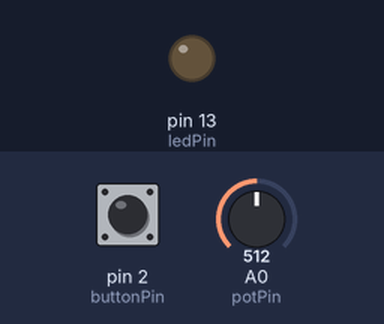
Recording of a sketch running on a simulated Arduino Uno, built with avr-gcc and run on an emulated ATmega328P. Parts: output pins drawn as LEDs (lit = HIGH). Dashed ring = blinking. Inputs (shaded band) come from the test bench; at power-on: pin 2 (buttonPin) HIGH, A0 (potPin) = 512.

Above: at 1.2 s.
1.3 s: pin 2 (buttonPin) pulled LOW for 0.15 s
At 1.8 s:
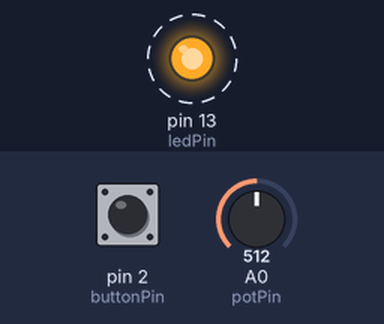
4.4 s: A0 (potPin) set to 900
At 4.76 s:
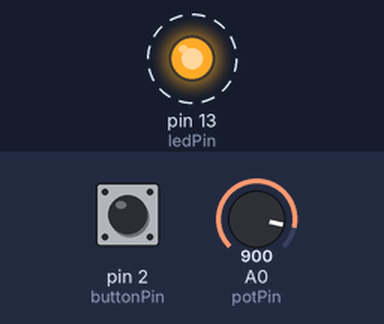
7.4 s: A0 (potPin) set to 1023
At 7.62 s:
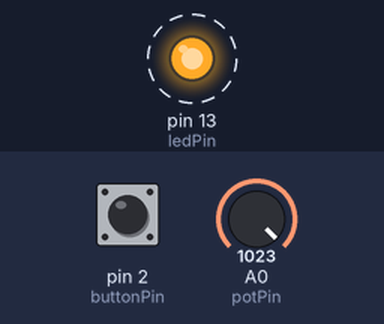
10.4 s: pin 2 (buttonPin) pulled LOW for 1 s
At 12.7 s:
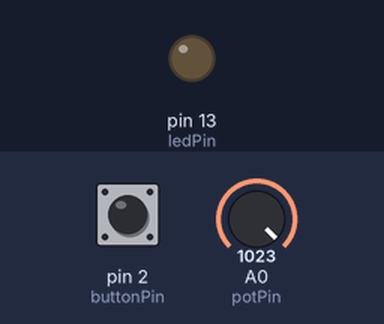
13.4 s: pin 2 (buttonPin) pulled LOW for 3.2 s
At 16.72 s:
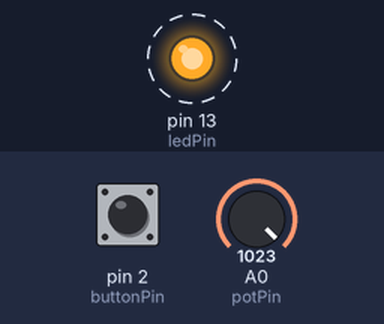
Timing chart, 0 to 19.9 s (numbered marks = the images above; inputs shaded):
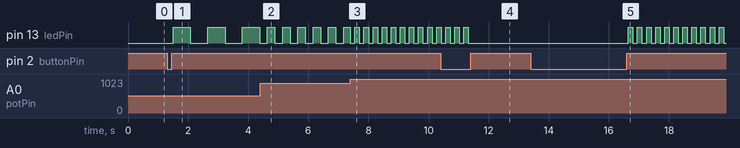

Measured:
- after the input at 1.3 s, pin 13 (ledPin): alternates HIGH for 0.58 s and LOW for 0.58 s, starting after 0.20 s
- after the input at 4.4 s, pin 13 (ledPin): alternates HIGH for 0.25 s and LOW for 0.25 s, starting after 0.23 s
- after the input at 7.4 s, pin 13 (ledPin): alternates HIGH for 0.15 s and LOW for 0.15 s, starting after 0.15 s
- after the input at 10.4 s, pin 13 (ledPin): goes on until 11.3 s, then stays LOW
- after the input at 13.4 s, pin 13 (ledPin): alternates HIGH for 0.15 s and LOW for 0.15 s, starting after 3.3 s

The sketch:

Quest4.ino
```cpp
/* switch
 Nicolas Aguirre

 Code modified from Arduino Switch tutorial
 Code referenced from Christoper Lewis' Arduino tutorial:
 http://cttoronto.com/10/22/2013/introduction-arduino-workshop-notes/
 */

// ======Global variables===========================

int ledPin = 13;
int buttonPin = 2;
int potPin = A0;

boolean ledIsOn = false;
boolean isSwitchOn = false; // is LED blinking
int buttonState = HIGH;
int lastButtonState = HIGH;

long now = 0;
long lastBlinkTime = 0;
int blinkInterval = 1000;

// ================================================

void setup() {
  pinMode(ledPin, OUTPUT);
  pinMode(buttonPin, INPUT_PULLUP);
  pinMode(potPin, INPUT);
}

void loop() {
  now = millis();

  setBlinkIntervalBasedOnPot();

  if (buttonGoesFromPressedToReleased()) {
    toggleSwitch();
  }

  if (isSwitchOn) {
    blinkLed();
  }
  else {
    turnLedOff();
  }
}

// ================================================

void setBlinkIntervalBasedOnPot() {
  int pot = analogRead(potPin); // 0 to 1023
  // blink interval between 300 and 1500 ms
  blinkInterval = map(pot, 0, 1023, 1000, 150);
}

void blinkLed() {
  if (now - lastBlinkTime > blinkInterval) {
    toggleLed();
    lastBlinkTime = now;
  }
}

void turnLedOff() {
  ledIsOn = false;
  digitalWrite(ledPin, LOW);
}

void toggleSwitch() {
  isSwitchOn = !isSwitchOn;
}

void toggleLed() {
  ledIsOn = !ledIsOn;
  if (ledIsOn) {
    digitalWrite(ledPin, HIGH);
  }
  else {
    digitalWrite(ledPin, LOW);
  }
}

boolean buttonGoesFromPressedToReleased() {
  boolean itDid = false;

//  buttonState = digitalRead(buttonPin);
  buttonState =  readButtonDebounced();
  if (buttonState == HIGH) {  // Not pressed
    if (lastButtonState == LOW) { // Pressed
      itDid = true;

    }
  }
  lastButtonState = buttonState;
  return itDid;
}

// ================================================
```

Debounce.ino
```cpp
int debLastReading = HIGH; // Not pressed
int debButtonState = HIGH; // Official button state
int debDelay = 50;
long debLastDebounceTime = 0;

int readButtonDebounced() {

  int reading = digitalRead(buttonPin);
  if (reading != debLastReading) {
    debLastDebounceTime = now;
  }
  if (now - debLastDebounceTime > debDelay) {
    if (reading != debButtonState) {
      debButtonState = reading;
    }
  }

  debLastReading = reading;
  return debButtonState;
}
```
